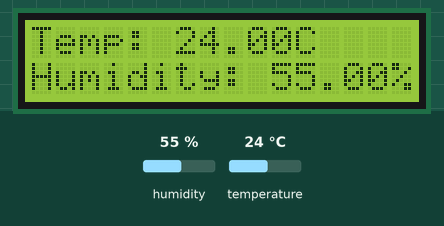
Recording of a sketch running on a simulated Arduino Uno, built with avr-gcc and run on an emulated ATmega328P. Parts: 16×2 character LCD. Inputs (shaded band) come from the test bench; at power-on: humidity 55 %, temperature 24 °C. What the sketch prints to the serial monitor is not drawn.

Above: at 3.6 s.
3.7 s: humidity set to 22 %
At 7.3 s:
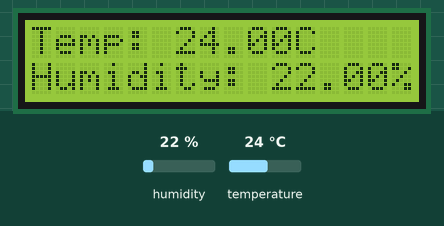
8.2 s: temperature set to 12 °C
At 9.7 s:
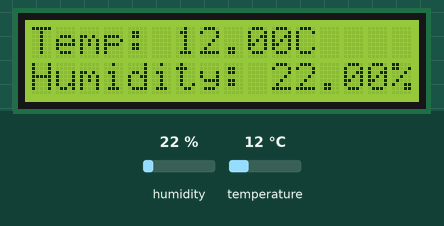
12.7 s: humidity set to 40 %
At 15.5 s:
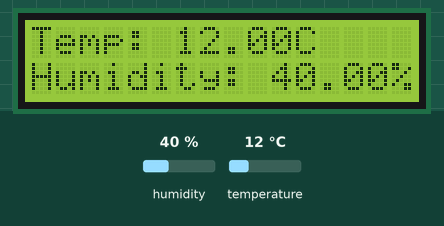
17.2 s: temperature set to 19 °C
At 19.0 s:
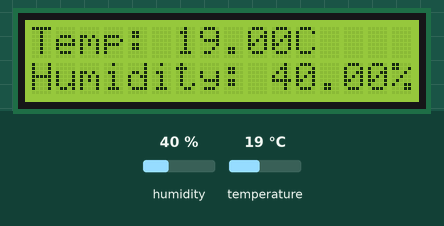
Timing chart, 0 to 20.5 s (numbered marks = the images above; inputs shaded):
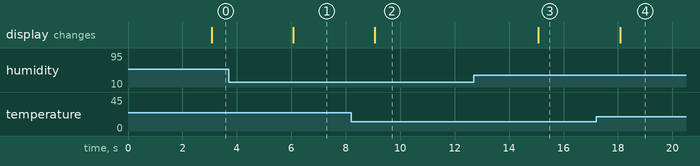

The sketch:

TemperatureAndHumidity.ino
```cpp
#include <dht_nonblocking.h>
#include <LiquidCrystal.h>

// initialize the library with the numbers of the interface pins
LiquidCrystal lcd(6, 7, 9, 10, 11, 12);

#define DHT_SENSOR_TYPE DHT_TYPE_11

static const int DHT_SENSOR_PIN = 2;
DHT_nonblocking dht_sensor( DHT_SENSOR_PIN, DHT_SENSOR_TYPE );

/*
   Initialize the serial port.
*/
void setup( )
{
  Serial.begin(9600);

  // set up the LCD's number of columns and rows:
  lcd.begin(16, 2);
  // Print a message to the LCD.
  lcd.print("Hello, Willy!");
}

/*
   Poll for a measurement, keeping the state machine alive.  Returns
   true if a measurement is available.
*/
static bool measure_environment( float *temperature, float *humidity )
{
  static unsigned long measurement_timestamp = millis( );

  /* Measure once every four seconds. */
  if ( millis( ) - measurement_timestamp > 3000ul )
  {
    if ( dht_sensor.measure( temperature, humidity ) == true )
    {
      measurement_timestamp = millis( );
      return ( true );
    }
  }

  return ( false );
}


/*
   Main program loop.
*/
void loop( )
{
  float temperature;
  float humidity;

  /* Measure temperature and humidity.  If the functions returns
     true, then a measurement is available. */
  if ( measure_environment( &temperature, &humidity ) == true )
  {
    Serial.print( "T = " );
    Serial.print( temperature, 1 );
    Serial.print( " deg. C, H = " );
    Serial.print( humidity, 1 );
    Serial.println( "%" );

    lcd.clear();
    lcd.print("Temp: " + String(temperature) + "C");
    lcd.setCursor(0,1);
    lcd.print("Humidity: " + String(humidity) + "%");
  }
}
```

Measured:
- after the input at 3.7 s, the display: changes after 2.4 s (image 1)
- after the input at 8.2 s, the display: changes after 0.87 s (image 2)
- after the input at 12.7 s, the display: changes after 2.4 s (image 3)
- after the input at 17.2 s, the display: changes after 0.88 s (image 4)
